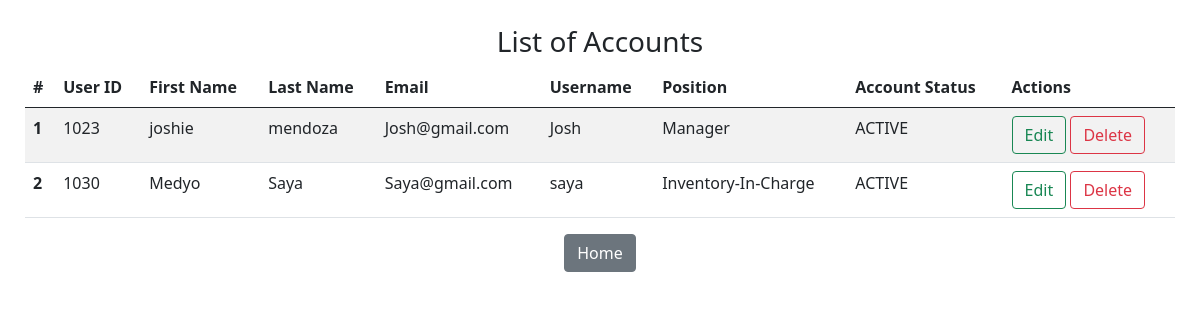
Page /list.php on the committed database.
### tables this page shows
CREATE TABLE `user` (
  `User_ID` int(20) NOT NULL,
  `FirstName` varchar(50) NOT NULL,
  `LastName` varchar(50) NOT NULL,
  `Email` varchar(50) NOT NULL,
  `Pass` varchar(50) NOT NULL,
  `Username` varchar(50) NOT NULL,
  `Position` varchar(50) NOT NULL,
  `AccountStatus` varchar(50) NOT NULL
);

### list.php (the view, shortened to what this page needs)
<?php
include_once("connect.php");
$statement = $conn->prepare("SELECT * FROM user");
$statement->execute();
$users = $statement->fetchAll(PDO::FETCH_ASSOC);
?>
<!doctype html>
<html lang="en">
  <head>
    <link href="https://cdn.jsdelivr.net/npm/bootstrap@5.0.2/dist/css/bootstrap.min.css" rel="stylesheet">
    <link rel="stylesheet" href="app.css">
  </head>
  <body>
    <h3 class="text-center">List of Accounts</h3>
    <table class="table table-striped table-hover">
      <thead>
        <tr>
          <th scope="col">#</th>
          <th scope="col">User ID</th>
          <th scope="col">First Name</th>
          <th scope="col">Last Name</th>
          <th scope="col">Email</th>
          <th scope="col">Username</th>
          <th scope="col">Position</th>
          <th scope="col">Account Status</th>
          <th scope="col">Actions</th>
        </tr>
      </thead>
      <tbody>
        <?php foreach ($users as $i => $user): ?>
          <tr>
            <th scope="row"><?php echo $i+1 ?></th>
            <td><?php echo htmlspecialchars($user['User_ID']) ?> </td>
            <td><?php echo htmlspecialchars($user['FirstName']) ?> </td>
            <td><?php echo htmlspecialchars($user['LastName']) ?> </td>
            <td><?php echo htmlspecialchars($user['Email']) ?> </td>
            <td><?php echo htmlspecialchars($user['Username']) ?> </td>
            <td><?php echo htmlspecialchars($user['Position']) ?> </td>
            <td><?php echo htmlspecialchars($user['AccountStatus']) ?> </td>
            <td>
              <a href="edit.php?id=<?php echo $user['User_ID'] ?>" class="btn btn-outline-success">Edit</a>
              <button type="button" class="btn btn-outline-danger" onclick="confirmDelete(<?php echo $user['User_ID'] ?>)">Delete</button>
            </td>
          </tr>
        <?php endforeach; ?>
      </tbody>
    </table>
      <div class="col text-center">
        <a href="index.php" class="btn btn-secondary">Home</a>
      </div>
  </body>
</html>

### app.css (style rules this page uses)
body { padding: 25px; }

### rows in the picture
user: User_ID "1023", FirstName "joshie", LastName "mendoza", Email "Josh@gmail.com", Username "Josh", Position "Manager", AccountStatus "ACTIVE"
user: User_ID "1030", FirstName "Medyo", LastName "Saya", Email "Saya@gmail.com", Username "saya", Position "Inventory-In-Charge", AccountStatus "ACTIVE"
